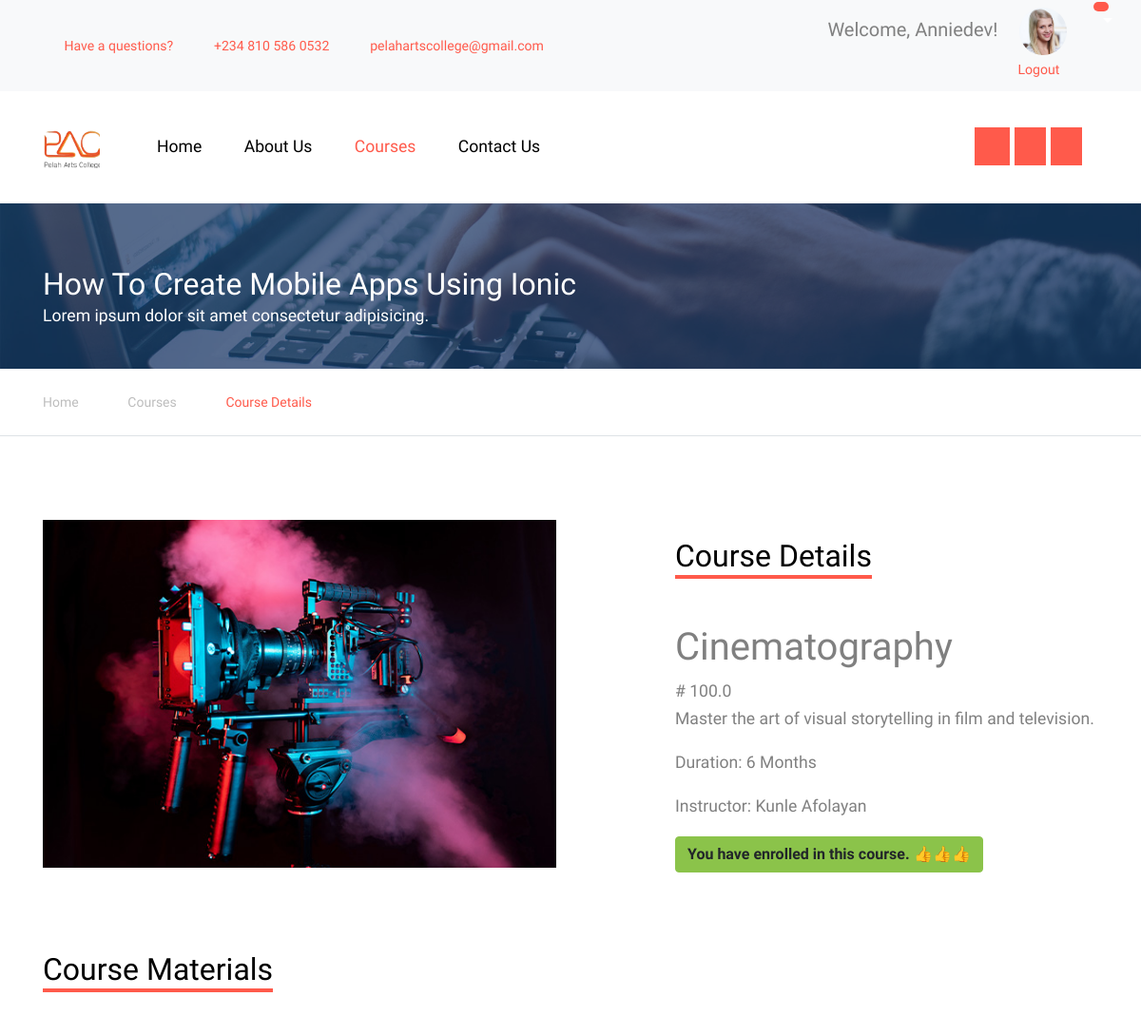
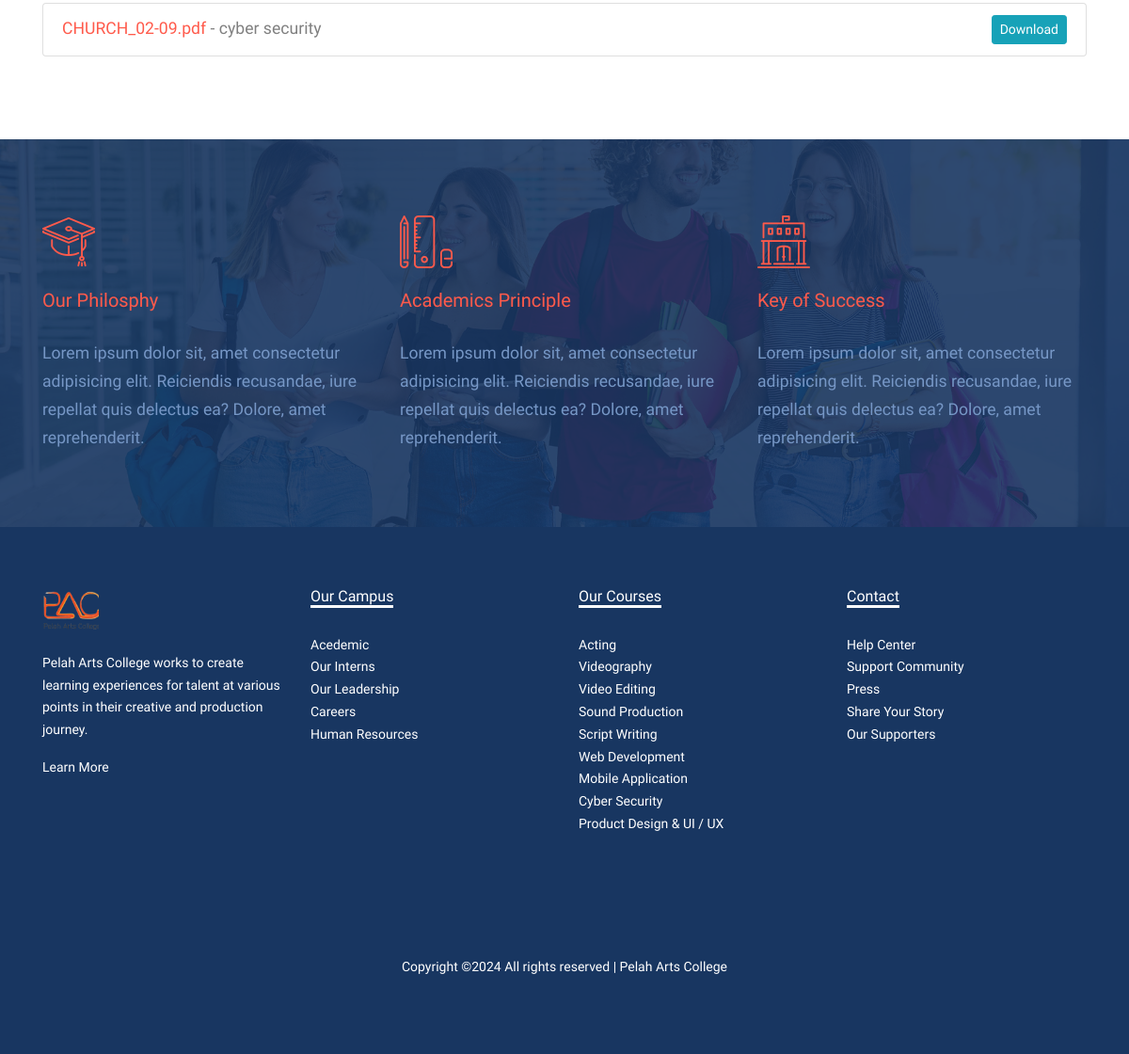
The app's page /course/1 (signed in) with its own data (2 pictures, top to bottom).
### model.py (models this page shows, shortened)
class User(db.Model, UserMixin):
    id = db.Column(db.Integer, primary_key=True)
    email = db.Column(db.String(150), unique=True, nullable=False)
    username = db.Column(db.String(150), unique=True, nullable=False)
    password = db.Column(db.String(150), nullable=False)
    cart_items = db.relationship('Cart', back_populates='user')
    student_profile = db.relationship('Student', back_populates='user', uselist=False)

class Student(db.Model):
    id = db.Column(db.Integer, primary_key=True)
    firstname = db.Column(db.String(150))
    lastname = db.Column(db.String(150))
    middlename = db.Column(db.String(150))
    phone_number = db.Column(db.String(20))
    house_address = db.Column(db.String(200))
    profile_image = db.Column(db.String(150), nullable=False)
    user_id = db.Column(db.Integer, db.ForeignKey('user.id'))
    user = db.relationship('User', back_populates='student_profile')
    courses = db.relationship('Course', backref='student', lazy=True)
    payments = db.relationship('Payment', back_populates='student')

class Course(db.Model):
    id = db.Column(db.Integer, primary_key=True)
    title = db.Column(db.String(150))
    description = db.Column(db.String(500))
    price = db.Column(db.Float)
    student_id = db.Column(db.Integer, db.ForeignKey('student.id'))
    instructor_id = db.Column(db.Integer, db.ForeignKey('instructor.id'))
    image = db.Column(db.String(150), nullable=False)
    category = db.Column(db.String(100), nullable=False)
    duration = db.Column(db.String(30))
    instructor = db.relationship('Instructor', back_populates='courses')
    payments = db.relationship('Payment', back_populates='course')

class Instructor(db.Model):
    id = db.Column(db.Integer, primary_key=True)
    fullname = db.Column(db.String(150))
    email = db.Column(db.String(150))
    phone_number = db.Column(db.String(20))
    house_address = db.Column(db.String(200))
    profile_image = db.Column(db.String(150))
    courses = db.relationship('Course', back_populates='instructor')

class CourseMaterial(db.Model):
    id = db.Column(db.Integer, primary_key=True)
    course_id = db.Column(db.Integer, db.ForeignKey('course.id'), nullable=False)
    filename = db.Column(db.String(150), nullable=False)
    filepath = db.Column(db.String(200), nullable=False)
    description = db.Column(db.String(500))
    date_added = db.Column(db.DateTime, default=datetime.utcnow)
    course = db.relationship('Course', back_populates='materials')

### main.py (the view)
@app.route('/course/<int:course_id>')
def course(course_id):
    course = Course.query.get_or_404(course_id)
    payment_exists = False
    course_materials = []
    if current_user.is_authenticated:
        payment = Payment.query.filter_by(user_id=current_user.id, course_id=course_id, status='success').first()
        if payment:
            payment_exists = True
            course_materials = CourseMaterial.query.filter_by(course_id=course_id).all()
    return render_template('course-single.html', course=course, payment_exists=payment_exists, course_materials=course_materials)

### templates/course-single.html (shortened to what this page needs)
<!DOCTYPE html>
<html lang="en">
<head>
  <link rel="stylesheet" href="{{ url_for('static', filename='css/bootstrap.min.css') }}">
  <link rel="stylesheet" href="{{ url_for('static', filename='css/jquery-ui.css') }}">
  <link rel="stylesheet" href="{{ url_for('static', filename='css/owl.carousel.min.css') }}">
  <link rel="stylesheet" href="{{ url_for('static', filename='css/owl.theme.default.min.css') }}">
  <link rel="stylesheet" href="{{ url_for('static', filename='css/jquery.fancybox.min.css') }}">
  <link rel="stylesheet" href="{{ url_for('static', filename='css/bootstrap-datepicker.css') }}">
  <link rel="stylesheet" href="{{ url_for('static', filename='fonts/flaticon/font/flaticon.css') }}">
  <link rel="stylesheet" href="{{ url_for('static', filename='css/jquery.mb.YTPlayer.min.css') }}" media="all" type="text/css">
  <link rel="stylesheet" href="{{ url_for('static', filename='css/style.css') }}">
  <link rel="stylesheet" href="{{ url_for('static', filename='fonts/icomoon/style.css') }}">
</head>
<body data-spy="scroll" data-target=".site-navbar-target" data-offset="300">
  <div class="site-wrap">
    <div class="py-2 bg-light">
      <div class="container">
        <div class="row align-items-center">
          <div class="col-lg-8 d-none d-lg-block">
            <a href="{{ url_for('contact') }}" class="small mr-3"
              ><span class="icon-question-circle-o mr-2"></span> Have a
              questions?</a
            >
            <a href="#" class="small mr-3"
              ><span class="icon-phone2 mr-2"></span> +234 810 586 0532</a
            >
            <a href="#" class="small mr-3"
              ><span class="icon-envelope-o mr-2"></span>
              pelahartscollege@gmail.com</a
            >
          </div>
          <div class="col-lg-4 text-right">
            <div class="row">
              <div class="col">
                {% if current_user.is_authenticated %}
                <div class="user-info">
                  <h2
                    class="small mr-2"
                    style="font-size: 20px; display: inline"
                  >
                    Welcome, {{ current_user.username }}!
                  </h2>
                  {% if current_user.student_profile and
                  current_user.student_profile.profile_image %}
                  <img
                    src="{{ url_for('static', filename='uploads/' + current_user.student_profile.profile_image) }}"
                    alt="Profile Image"
                    class="img-fluid"
                    style="
                      max-width: 50px;
                      border-radius: 50%;
                      margin-left: 10px;
                    "
                  />
                  {% endif %}
                </div>
                <a href="{{ url_for('auth.logout') }}" class="small mr-2"
                  >Logout</a
                >
                {% endif %}
              </div>
              <div class="dropdown">
                <a
                  href="#"
                  class="dropdown-toggle"
                  id="cartDropdown"
                  data-toggle="dropdown"
                  aria-haspopup="true"
                  aria-expanded="false"
                  style="color: #fff"
                >
                  <span
                    class="icon-shopping-cart"
                    style="position: relative; color: #000"
                  >
                  <span class="badge badge-pill custom-badge" style="position: absolute; top: -10px; right: -10px; width: 10px; height: 10px; background-color: #ff5a4b;">
                    </span>
                  </span>
                </a>
              </div>
            </div>
          </div>
        </div>
      </div>
    </div>
    <header class="site-navbar py-4 js-sticky-header site-navbar-target" role="banner">
      <div class="container">
        <div class="d-flex align-items-center">
          <div class="site-logo">
            <a href="{{ url_for('home') }}" class="d-block">
              <img style="width: 60px" src="{{ url_for('static', filename='images/WhatsApp_Image_2024-03-08_at_08.55.48_e7c7c63c.png') }}" alt="Image" class="img-fluid" />
            </a>
          </div>
          <div class="mr-auto">
            <nav class="site-navigation position-relative text-right" role="navigation">
              <ul class="site-menu main-menu js-clone-nav mr-auto d-none d-lg-block">
                <li><a href="{{ url_for('home') }}" class="nav-link text-left">Home</a></li>
                <li class="has-children">
                  <a href="{{ url_for('about') }}" class="nav-link text-left">About Us</a>
                </li>
                <li class="active"><a href="{{ url_for('courses') }}" class="nav-link text-left">Courses</a></li>
                <li><a href="{{ url_for('contact') }}" class="nav-link text-left">Contact Us</a></li>
                <div style="display: inline; margin-left: 27rem;">
                  <a href="https://web.facebook.com/profile.php?id=61558722697407"><span style="background-color: #ff5a4b; color: #fff; padding: 10px 12px 10px 12px ; " class="icon-facebook"></span></a>
                  <a href="https://twitter.com/ArtsPelah9167"><span style="background-color: #ff5a4b; color: #fff; padding: 10px;" class="icon-twitter"></span></a>
                  <a href="#"><span style="background-color: #ff5a4b; color: #fff; padding: 10px;" class="icon-linkedin"></span></a>
                </div>
              </ul>
            </nav>
          </div>
        </div>
      </div>
    </header>
    <div class="site-section ftco-subscribe-1 site-blocks-cover pb-4" style="background-image: url(' {{url_for('static', filename= 'images/bg_1.jpg') }}')">
        <div class="container">
          <div class="row align-items-end">
            <div class="col-lg-7">
              <h2 class="mb-0">How To Create Mobile Apps Using Ionic</h2>
              <p>Lorem ipsum dolor sit amet consectetur adipisicing.</p>
            </div>
          </div>
        </div>
      </div>
    <div class="custom-breadcrumns border-bottom">
      <div class="container">
        <a href="{{url_for('home')}}">Home</a>
        <span class="mx-3 icon-keyboard_arrow_right"></span>
        <a href="{{url_for('courses')}}">Courses</a>
        <span class="mx-3 icon-keyboard_arrow_right"></span>
        <span class="current">Course Details</span>
      </div>
    </div>
    <div class="site-section">
      <div class="container">
          <div class="row">
              <div class="col-md-6 mb-4">
                  <p>
                      <img src="{{ url_for('static', filename='images/' + course.image) }}" alt="Image" class="img-fluid">
                  </p>
              </div>
              <div class="col-lg-5 ml-auto align-self-center">
                  <h2 class="section-title-underline mb-5">
                      <span>Course Details</span>
                  </h2>
                  <h1>{{ course.title }}</h1>
                  <div class="price"># {{ course.price }}</div>
                  <div class="description">
                      <p>{{ course.description }}</p>
                  </div>
                  <div class="duration">
                      <p>Duration: {{ course.duration }}</p>
                  </div>
                  <div class="instructor">
                      {% if course.instructor %}
                          <p>Instructor: {{ course.instructor.fullname }}</p>
                      {% else %}
                          <p>No Instructor Assigned</p>
                      {% endif %}
                  </div>
                  {% if current_user.is_authenticated %}
                  {% if payment_exists %}
                    <p class="btn btn-success" style="font-weight: 800;">You have enrolled in this course. 👍👍👍</p>
                      {% endif %}
                  {% endif %}
              </div>
          </div>
          {% if payment_exists %}
              <div class="row mt-5">
                  <div class="col-12">
                      <h2 class="section-title-underline mb-5">
                          <span>Course Materials</span>
                      </h2>
                      <ul class="list-group">
                          {% for material in course.materials %}
                          <li class="list-group-item">
                              <a href="{{ url_for('open_material', material_id=material.id) }}" target="_blank">{{ material.filename }}</a>
                              - {{ material.description }}
                              <a href="{{ url_for('download_material', material_id=material.id) }}" class="btn btn-info btn-sm float-right">Download</a>
                          </li>
                          {% endfor %}
                      </ul>
                  </div>
              </div>
          {% endif %}
      </div>
    </div>
    <div class="section-bg style-1" style="background-image: url('{{ url_for('static', filename='images/hero_1.jpg') }}')">
      <div class="container">
        <div class="row">
          <div class="col-lg-4 col-md-6 mb-5 mb-lg-0">
            <span class="icon flaticon-mortarboard"></span>
            <h3>Our Philosphy</h3>
            <p>Lorem ipsum dolor sit, amet consectetur adipisicing elit. Reiciendis recusandae, iure repellat quis delectus ea? Dolore, amet reprehenderit.</p>
          </div>
          <div class="col-lg-4 col-md-6 mb-5 mb-lg-0">
            <span class="icon flaticon-school-material"></span>
            <h3>Academics Principle</h3>
            <p>Lorem ipsum dolor sit, amet consectetur adipisicing elit. Reiciendis recusandae, iure repellat quis delectus ea?
              Dolore, amet reprehenderit.</p>
          </div>
          <div class="col-lg-4 col-md-6 mb-5 mb-lg-0">
            <span class="icon flaticon-library"></span>
            <h3>Key of Success</h3>
            <p>Lorem ipsum dolor sit, amet consectetur adipisicing elit. Reiciendis recusandae, iure repellat quis delectus ea?
              Dolore, amet reprehenderit.</p>
          </div>
        </div>
      </div>
    </div>
    <div class="footer">
      <div class="container">
        <div class="row">
          <div class="col-lg-3">
            <p class="mb-4"><img style="width: 60px;" src="{{ url_for('static', filename= 'images/WhatsApp_Image_2024-03-08_at_08.55.48_e7c7c63c.png') }}" alt="Image" class="img-fluid"></p>
            <p>Pelah Arts College works to create learning experiences for talent at various points in their creative and production journey.</p>
            <p><a href="{{ url_for('about')}}">Learn More</a></p>
          </div>
          <div class="col-lg-3">
            <h3 class="footer-heading"><span>Our Campus</span></h3>
            <ul class="list-unstyled">
                <li><a href="#">Acedemic</a></li>
                <li><a href="#">Our Interns</a></li>
                <li><a href="#">Our Leadership</a></li>
                <li><a href="#">Careers</a></li>
                <li><a href="#">Human Resources</a></li>
            </ul>
          </div>
          <div class="col-lg-3">
              <h3 class="footer-heading"><span>Our Courses</span></h3>
              <ul class="list-unstyled">
                  <li><a href="#">Acting</a></li>
                  <li><a href="#">Videography</a></li>
                  <li><a href="#">Video Editing</a></li>
                  <li><a href="#">Sound Production</a></li>
                  <li><a href="#">Script Writing</a></li>
                  <li><a href="#">Web Development</a></li>
                  <li><a href="#">Mobile Application</a></li>
                  <li><a href="#">Cyber Security</a></li>
                  <li><a href="#">Product Design & UI / UX</a></li>
              </ul>
          </div>
          <div class="col-lg-3">
              <h3 class="footer-heading"><span>Contact</span></h3>
              <ul class="list-unstyled">
                  <li><a href="#">Help Center</a></li>
                  <li><a href="#">Support Community</a></li>
                  <li><a href="#">Press</a></li>
                  <li><a href="#">Share Your Story</a></li>
                  <li><a href="#">Our Supporters</a></li>
              </ul>
          </div>
        </div>
        <div class="row">
          <div class="col-12">
            <div class="copyright">
                <p>Copyright &copy;<script>document.write(new Date().getFullYear());</script> All rights reserved | Pelah Arts College</a></p>
            </div>
          </div>
        </div>
      </div>
    </div>
    </div>
</body>
</html>

### records on screen
User: username "Anniedev"
Student: profile_image (picture)
Course: image (picture), title "Cinematography", price "100.0", description "Master the art of visual storytelling in film and television.", duration "6 Months"
Instructor: instructor.fullname "Kunle Afolayan"
CourseMaterial: filename "CHURCH_02-09.pdf", description "cyber security"
